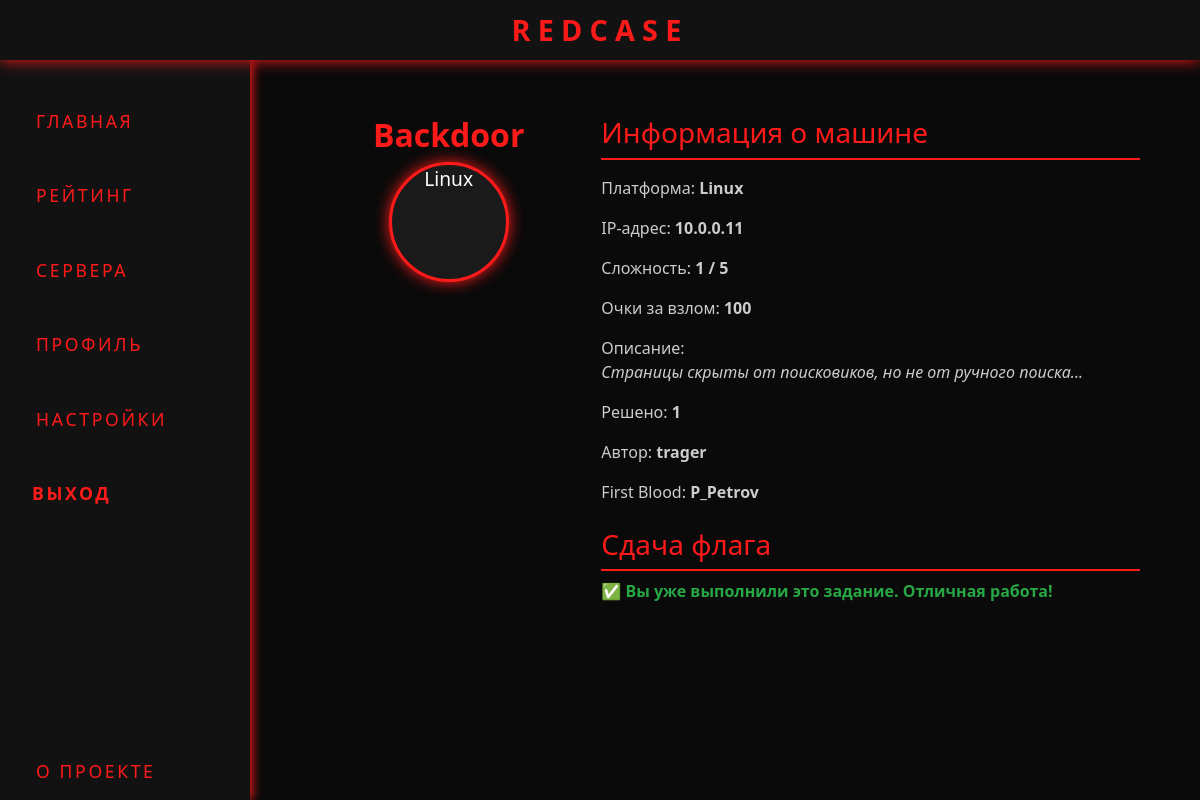
The app's page /server/cd93e4c7-87c6-4349-a803-040731cb5103 (signed in) with its own data.
### models.py (models this page shows, shortened)
class VirtualMachine(db.Model):
    __tablename__ = 'VirtualMachines'
    uuid = db.Column(db.String, primary_key=True)
    name = db.Column(db.String, nullable=False)
    flag = db.Column(db.String, nullable=False)
    platform = db.Column(db.String, nullable=False)  # 'Windows' или 'Linux'
    difficulty = db.Column(db.Integer, nullable=False)  # 1–5
    description = db.Column(db.Text, nullable=False)
    score = db.Column(db.Integer, nullable=False)
    ip_address = db.Column(db.String, nullable=False)
    solve_count = db.Column(db.Integer, default=0)
    first_blood_uuid = db.Column(db.String, nullable=True)
    author_uuid = db.Column(db.String, nullable=False)

class User(db.Model, UserMixin):  # наследуем UserMixin
    __tablename__ = 'Users'
    uuid = db.Column(db.String, primary_key=True)
    nickname = db.Column(db.String, nullable=False)
    first_name = db.Column(db.String, nullable=True)
    last_name = db.Column(db.String, nullable=True)
    email = db.Column(db.String, nullable=True)
    telegram = db.Column(db.String, nullable=False)
    password = db.Column(db.String, nullable=False)
    solved_vms = db.Column(db.Integer, nullable=False)
    first_bloods = db.Column(db.Integer, nullable=False)
    score = db.Column(db.Integer, nullable=False)
    profile_description = db.Column(db.String, nullable=True)
    invite_code = db.Column(db.String, nullable=False)
    used_invite_code = db.Column(db.String, nullable=False)
    is_admin = db.Column(db.Boolean, nullable=False)
    is_creator = db.Column(db.Boolean, nullable=False)
    vpn_config = db.Column(db.String, nullable=True)

### app.py (the view)
@app.route("/server/<vm_uuid>", methods=["GET"])
@login_required
def server_details(vm_uuid):
    vm = VirtualMachine.query.get(vm_uuid)
    if not vm:
        flash("Машина не найдена.", "danger")
        return redirect(url_for("index"))
    already_solved = Pwn.query.filter_by(user_uuid=current_user.uuid, vm_uuid=vm.uuid).first() is not None
    author = User.query.get(vm.author_uuid)
    first_blood = User.query.get(vm.first_blood_uuid) if vm.first_blood_uuid else None
    author_name = author.nickname if author else "Неизвестно"
    first_blood_name = first_blood.nickname if first_blood else "—"
    return render_template(
        "server_details.html",
        vm=vm,
        already_solved=already_solved,
        author_name=author_name,
        first_blood_name=first_blood_name
    )

### app.py (called while the page is built)
@login_manager.user_loader
def load_user(user_uuid):
    return User.query.filter_by(uuid=user_uuid).first()

### templates/server_details.html (shortened to what this page needs)
{% extends "base.html" %}
{% block content %}
<div class="container-fluid mt-4">
  <div class="row">
    <div class="col-md-4 text-center mb-4">
      <h2 style="color: #ff1a1a; font-weight: 900;">{{ vm.name }}</h2>
      <div class="rounded-circle d-inline-block" style="width: 120px; height: 120px; border: 3px solid #ff1a1a; box-shadow: 0 0 15px #ff1a1a; background-color: #1a1a1a; display: flex; align-items: center; justify-content: center;">
        <span style="color: white; font-size: 1.2rem;">{{ vm.platform }}</span>
      </div>
    </div>
    <div class="col-md-8">
      <h3 style="color: #ff1a1a; border-bottom: 2px solid #ff1a1a; padding-bottom: 0.5rem; margin-bottom: 1rem;">Информация о машине</h3>
      <p style="color: #ccc;">Платформа: <strong>{{ vm.platform }}</strong></p>
      <p style="color: #ccc;">IP-адрес: <strong>{{ vm.ip_address }}</strong></p>
      <p style="color: #ccc;">Сложность: <strong>{{ vm.difficulty }} / 5</strong></p>
      <p style="color: #ccc;">Очки за взлом: <strong>{{ vm.score }}</strong></p>
      <p style="color: #ccc;">Описание: <br><em>{{ vm.description }}</em></p>
      <p style="color: #ccc;">Решено: <strong>{{ vm.solve_count }}</strong></p>
      <p style="color: #ccc;">Автор: <strong>{{ author_name }}</strong></p>
      <p style="color: #ccc;">First Blood: <strong>{{ first_blood_name }}</strong></p>
      <h3 class="mt-4" style="color: #ff1a1a; border-bottom: 2px solid #ff1a1a; padding-bottom: 0.5rem;">Сдача флага</h3>
      {% if not already_solved %}
        <form method="POST" action="{{ url_for('submit_flag', vm_uuid=vm.uuid) }}">
          <div class="form-group">
            <label for="flagInput" style="color: #ccc;">Введите флаг:</label>
            <input type="text" class="form-control" id="flagInput" name="flag" placeholder="Flag{...}" required>
          </div>
          <button type="submit" class="btn btn-danger btn-sm mt-2">Отправить</button>
        </form>
      {% else %}
        <p style="color: #28a745; font-weight: bold;">✅ Вы уже выполнили это задание. Отличная работа!</p>
      {% endif %}
    </div>
  </div>
</div>
{% endblock %}

### templates/base.html (style rules this page uses)
body, html { height: 100%; margin: 0; background-color: #0a0a0a; font-family: 'Segoe UI', Tahoma, Geneva, Verdana, sans-serif; color: #eee; overflow: hidden; }

### records on screen
VirtualMachine: name "Backdoor", platform "Linux", ip_address "10.0.0.11", difficulty "1", score "100", description "Страницы скрыты от поисковиков, но не от ручного поиска...", solve_count "1"
User: nickname "trager"
User: nickname "P_Petrov"
